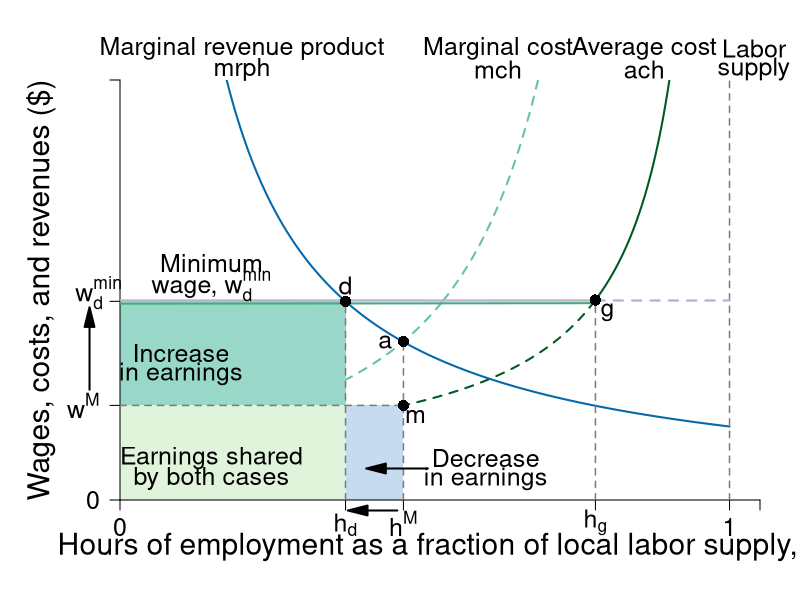

The R source for this figure:
#' Graph Designer: Scott Cohn
#' Authors: Bowles and Halliday
#' Title: Coordination, Conflict and Competition: A Text in Microeconomics

library(shape)
library(plotrix)
pdf(file = "employment/monopsony_earningschange.pdf", width = 9, height = 7)

#Set parameters for graphics
axislabelsize <- 1.8
labelsize <- 1.5
namesize <- 1.8
annotatesize <- 1.5
graphlinewidth <- 2
segmentlinewidth <- 1.5

COL <- c("#7fc97f", "#beaed4", "#fdc086", "#ffff99", "#386cb0", "#f0027f", "#bf5b17", "#666666")
COLA <- c("#e0f3db", "#99d8c9","#66c2a4","#41ae76", "#238b45", "#005824")
COLB <- c("#c6dbef", "#4eb3d3", "#2b8cbe", "#0868ac","#084081")
COLC <- c("#fcfbfd", "#efedf5", "#dadaeb", "#bcbddc", "#9e9ac8", "#807dba", "#6a51a3", "#54278f", "#3f007d")
grays <- gray.colors(25, start = 1, end = 0, alpha = 1)


WageFn <- function(h, ubar = 3, B = 2, t = 0.8) {
  B + ubar + (ubar - ubar*t +  ubar*t*h )/(t*(1 - h))
}

Mch <- function(h, ubar = 3, B = 2, t = 0.8) {
  B + ubar + (ubar - ubar*t +  ubar*t*h )/(t*(1 - h))+ (ubar*h)/(t*(1-h)^2)
}


MRP <- function(h, constant = 7, slope = 1){
  constant/(slope*h)
}

# mrp2 <- function(h, constant = 4, power = 2){
#   constant/(h^power)
# }

costRevSol <- function(h, constant = 7, ubar = 3, B = 2, t = 0.8){
  B + ubar + (ubar - ubar*t +  ubar*t*h )/(t*(1 - h)) + (ubar*h)/(t*(1-h)^2) - constant/h
}

#uniroot(costRevSol(x, constant = 7, ubar = 3, B = 2, t = 0.8), lower = 0.01, upper = 1)

par(mar =  c(5, 6, 4, 2))

xlims <- c(0, 1.05)
ylims <- c(0, 40)

plot(0, 0, xlim = xlims, ylim = ylims, type = "n",
     xlab = "",
     ylab = "",
     xaxt = "n", 
     yaxt = "n",
     cex.lab = axislabelsize, 
     bty = "n", 
     xaxs="i", 
     yaxs="i")

npts <- 500 
npts2 <- 501

#Guesses at intersections
LPoints <- c(0.465, 0.56) 
BPoints <- c(0.37, 0.53, 0.78)

#Specify the sequences of points for graphing. 
xx1 <- seq(xlims[1], BPoints[2], length.out = npts)
xx2 <- seq(BPoints[2], 1, length.out = npts)
xx3 <- seq(xlims[1], BPoints[3], length.out = npts)
xx4 <- seq(BPoints[3], 1, length.out = npts)
xx5 <- seq(xlims[1], 1, length.out = npts)


#Draw the lines for the graphs
lines(xx3, WageFn(xx3), col = COLA[6], lwd = graphlinewidth, lty = 2)
lines(xx4, WageFn(xx4), col = COLA[6], lwd = graphlinewidth, lty = 1)
lines(xx1, Mch(xx1), col = COLA[3], lwd = graphlinewidth, lty = 2)
lines(xx2, Mch(xx2), col = COLA[3], lwd = graphlinewidth, lty = 2)
lines(xx5, MRP(xx5), col = COLB[4], lwd = graphlinewidth)
#lines(xx1, mrp2(xx1), col = COLB[4], lwd = graphlinewidth)

#lines(xx2, solowCondition(xx2, delta = 5), col = COL[3], lwd = 4)
#lines(xx2, solowInfeas(xx2, delta = 5), col = COL[1], lwd = 4, lty = 2)




#Customize ticks and labels for the plot
ticksy <- c(0, MRP(BPoints[1]), WageFn(LPoints[1]), 40)
ylabels <- c(0, NA, expression(paste(w^M)), NA)
ticksx <- c(0, BPoints[1], LPoints[1], BPoints[3], 1, xlims[2])
xlabels <- c(0, expression(paste(h[d])), expression(paste(h^M)), expression(paste(h[g])),  1.0, NA)

xpoly1 <- c(0, 0, BPoints[1], BPoints[1])
ypoly1 <- c(0, WageFn(LPoints[1]), WageFn(LPoints[1]), 0)
polygon(x = xpoly1, y = ypoly1, col=COLA[1], density=NULL, border = NA)

xpoly2 <- c(LPoints[1], LPoints[1], BPoints[1], BPoints[1])
ypoly2 <- c(0, WageFn(LPoints[1]), WageFn(LPoints[1]), 0)
polygon(x = xpoly2, y = ypoly2, col=COLB[1], density=NULL, border = NA)

xpoly3 <- c(0, 0, BPoints[1], BPoints[1])
ypoly3 <- c(19, WageFn(LPoints[1]), WageFn(LPoints[1]), 19)
polygon(x = xpoly3, y = ypoly3, col=COLA[2], density=NULL, border = NA)


axis(1, at = ticksx, pos = 0, labels = xlabels, cex.axis = labelsize)
axis(2, at = ticksy, pos = 0, labels = ylabels, las = 1,cex.axis = labelsize)


text(-0.035, 19 + 0.75,  expression(paste(w[d]^min)), xpd = TRUE, cex = labelsize) 



#Axis labels 
text(0.5*xlims[2], -4.5,  expression(paste("Hours of employment as a fraction of local labor supply, ", h)), xpd = TRUE, cex = axislabelsize) 
text(-0.13, 0.5*ylims[2], expression(paste("Wages, costs, and revenues ($)")), xpd = TRUE, cex = axislabelsize, srt = 90) 


#Annotation of the  graphs
text(0.86, 43, expression(paste("Average cost")), cex = labelsize, xpd = TRUE)
text(0.86, 41, expression(paste(ach)), cex = labelsize, xpd = TRUE)

text(0.62, 43, expression(paste("Marginal cost")), cex = labelsize, xpd = TRUE)
text(0.62, 41, expression(paste(mch)), cex = labelsize, xpd = TRUE)

text(0.2, 43, expression(paste("Marginal revenue product")), cex = labelsize, xpd = TRUE)
text(0.2, 41, expression(paste(mrph)), cex = labelsize, xpd = TRUE)



#Labor supply
segments(1, 0, 1, 42, lty = 2, lwd = segmentlinewidth, col = grays[20])
text(1.04, 43, expression(paste("Labor")), cex = labelsize, xpd = TRUE)
text(1.04, 41, expression(paste("supply")), cex = labelsize, xpd = TRUE)



#segments(0, Mch(LPoints[1]), LPoints[1], Mch(LPoints[1]), lty = 2, lwd = segmentlinewidth, col = grays[20])
segments(LPoints[1], 0 , LPoints[1], Mch(LPoints[1]), lty = 2, lwd = segmentlinewidth, col = grays[20])
segments(0, WageFn(LPoints[1]), LPoints[1], WageFn(LPoints[1]), lty = 2, lwd = segmentlinewidth, col = grays[20])

segments(BPoints[1], 0, BPoints[1], MRP(BPoints[1]), lty = 2, lwd = segmentlinewidth, col = grays[20])

#Binding minimum wage
segments(0, 19, BPoints[3], 19, lty = 1, lwd = graphlinewidth + 0.2, col = COL[2])
segments(BPoints[3], 19, 1, 19, lty = 2, lwd = graphlinewidth + 0.2, col = COL[2])

#Green part of min wage
segments(0, 19 - 0.3, BPoints[3], WageFn(BPoints[3]) - 0.3, lty = 1, lwd = graphlinewidth, col = COLA[4])

points(BPoints[1], MRP(BPoints[1]), pch = 16, col = "black", cex = 1.5)
text(BPoints[1], MRP(BPoints[1]) + 1.5, expression(paste(d)), cex = labelsize)


segments(BPoints[3], 0, BPoints[3], WageFn(BPoints[3]), lty = 2, lwd = segmentlinewidth, col = grays[20])
points(BPoints[3], WageFn(BPoints[3]), pch = 16, col = "black", cex = 1.5)
text(BPoints[3] + 0.02, WageFn(BPoints[3]) - 1.2, expression(paste(g)), cex = labelsize)


points(LPoints[1], Mch(LPoints[1]), pch = 16, col = "black", cex = 1.5)
text(LPoints[1] - 0.03, MRP(LPoints[1]), expression(paste(a)), cex = labelsize)


points(LPoints[1], WageFn(LPoints[1]), pch = 16, col = "black", cex = 1.5)
text(LPoints[1] + 0.02, WageFn(LPoints[1]) - 1, expression(paste(m)), cex = labelsize)

#Arrows for effects of min wage
Arrows(LPoints[1] - 0.01, -1, BPoints[1] + 0.02, -1, col = "black", lty = 1, lwd = 2, arr.type = "triangle", xpd = TRUE)
Arrows(-0.05, WageFn(LPoints[1]) + 1.5, - 0.05, MRP(BPoints[1]) - 1.5, col = "black", lty = 1, lwd = 2, arr.type = "triangle", xpd = TRUE)


text(0.15, MRP(BPoints[1]) + 3.6, expression(paste("Minimum")), cex = labelsize)
text(0.15, MRP(BPoints[1]) + 1.6, expression(paste("wage, ", w[d]^min)), cex = labelsize)

text(0.1, 14, expression(paste("Increase")), cex = labelsize)
text(0.1, 12, expression(paste("in earnings")), cex = labelsize)

text(0.15, 4, expression(paste("Earnings shared")), cex = labelsize)
text(0.15, 2, expression(paste("by both cases")), cex = labelsize)

# text(0.475, 4, expression(paste("Decrease")), cex = labelsize)
# text(0.475, 2, expression(paste("in earnings")), cex = labelsize)

text(0.6, 4, expression(paste("Decrease")), cex = labelsize)
text(0.6, 2, expression(paste("in earnings")), cex = labelsize)
Arrows(LPoints[1] + 0.04, 3, BPoints[1] + 0.05, 3, col = "black", lty = 1, lwd = 2, arr.type = "triangle", xpd = TRUE)

dev.off()
